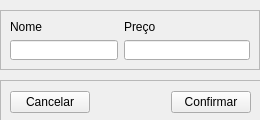
<?xml version="1.0" encoding="UTF-8"?>
<ui version="4.0">
 <class>FormularioTipos</class>
 <widget class="QWidget" name="FormularioTipos">
  <property name="geometry">
   <rect>
    <x>0</x>
    <y>0</y>
    <width>260</width>
    <height>120</height>
   </rect>
  </property>
  <property name="minimumSize">
   <size>
    <width>260</width>
    <height>120</height>
   </size>
  </property>
  <property name="maximumSize">
   <size>
    <width>260</width>
    <height>120</height>
   </size>
  </property>
  <property name="windowTitle">
   <string>Novo Tipo</string>
  </property>
  <widget class="QFrame" name="ContainerForm">
   <property name="geometry">
    <rect>
     <x>0</x>
     <y>10</y>
     <width>260</width>
     <height>60</height>
    </rect>
   </property>
   <property name="sizePolicy">
    <sizepolicy hsizetype="Fixed" vsizetype="Fixed">
     <horstretch>0</horstretch>
     <verstretch>0</verstretch>
    </sizepolicy>
   </property>
   <property name="minimumSize">
    <size>
     <width>260</width>
     <height>60</height>
    </size>
   </property>
   <property name="maximumSize">
    <size>
     <width>260</width>
     <height>60</height>
    </size>
   </property>
   <property name="frameShape">
    <enum>QFrame::StyledPanel</enum>
   </property>
   <property name="frameShadow">
    <enum>QFrame::Raised</enum>
   </property>
   <layout class="QFormLayout" name="formLayout">
    <item row="0" column="0">
     <widget class="QLabel" name="label">
      <property name="text">
       <string>Nome</string>
      </property>
     </widget>
    </item>
    <item row="0" column="1">
     <widget class="QLabel" name="label_2">
      <property name="text">
       <string>Preço</string>
      </property>
     </widget>
    </item>
    <item row="1" column="0">
     <widget class="QLineEdit" name="InputNome"/>
    </item>
    <item row="1" column="1">
     <widget class="QLineEdit" name="InputPreco">
      <property name="maxLength">
       <number>10</number>
      </property>
     </widget>
    </item>
   </layout>
  </widget>
  <widget class="QFrame" name="ContainerBotoes">
   <property name="geometry">
    <rect>
     <x>0</x>
     <y>80</y>
     <width>261</width>
     <height>44</height>
    </rect>
   </property>
   <property name="frameShape">
    <enum>QFrame::StyledPanel</enum>
   </property>
   <property name="frameShadow">
    <enum>QFrame::Raised</enum>
   </property>
   <layout class="QHBoxLayout" name="horizontalLayout">
    <item>
     <widget class="QPushButton" name="Cancelar">
      <property name="text">
       <string>Cancelar</string>
      </property>
      <property name="icon">
       <iconset>
        <normaloff>../../assets/cancel.svg</normaloff>../../assets/cancel.svg</iconset>
      </property>
     </widget>
    </item>
    <item>
     <spacer name="horizontalSpacer">
      <property name="orientation">
       <enum>Qt::Horizontal</enum>
      </property>
      <property name="sizeHint" stdset="0">
       <size>
        <width>40</width>
        <height>20</height>
       </size>
      </property>
     </spacer>
    </item>
    <item>
     <widget class="QPushButton" name="Confirmar">
      <property name="text">
       <string>Confirmar</string>
      </property>
      <property name="icon">
       <iconset>
        <normaloff>../../assets/check.svg</normaloff>../../assets/check.svg</iconset>
      </property>
     </widget>
    </item>
   </layout>
  </widget>
 </widget>
 <resources/>
 <connections/>
</ui>
